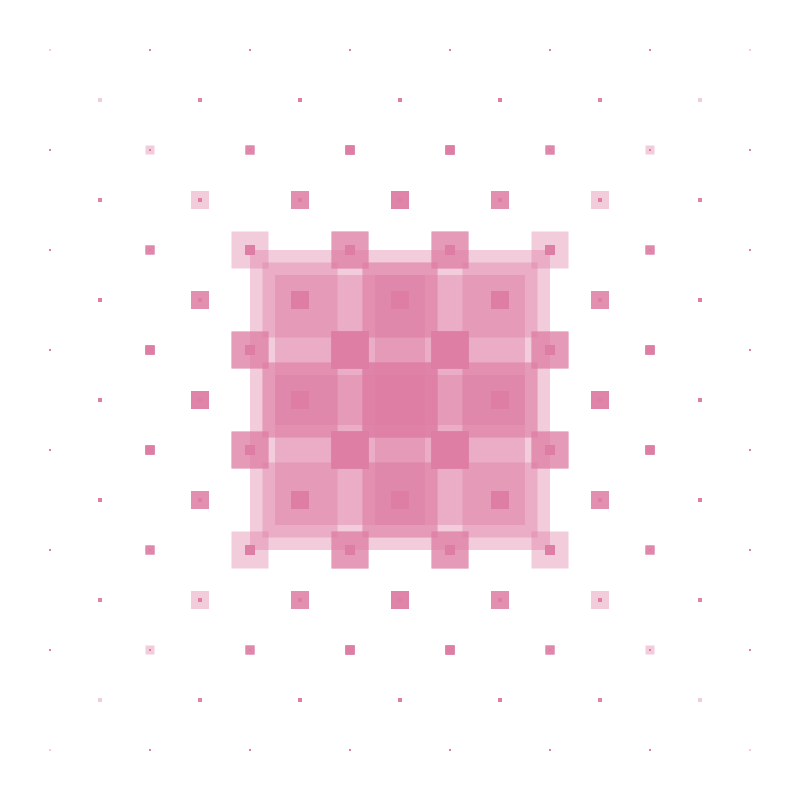
Frame 1 (no input)
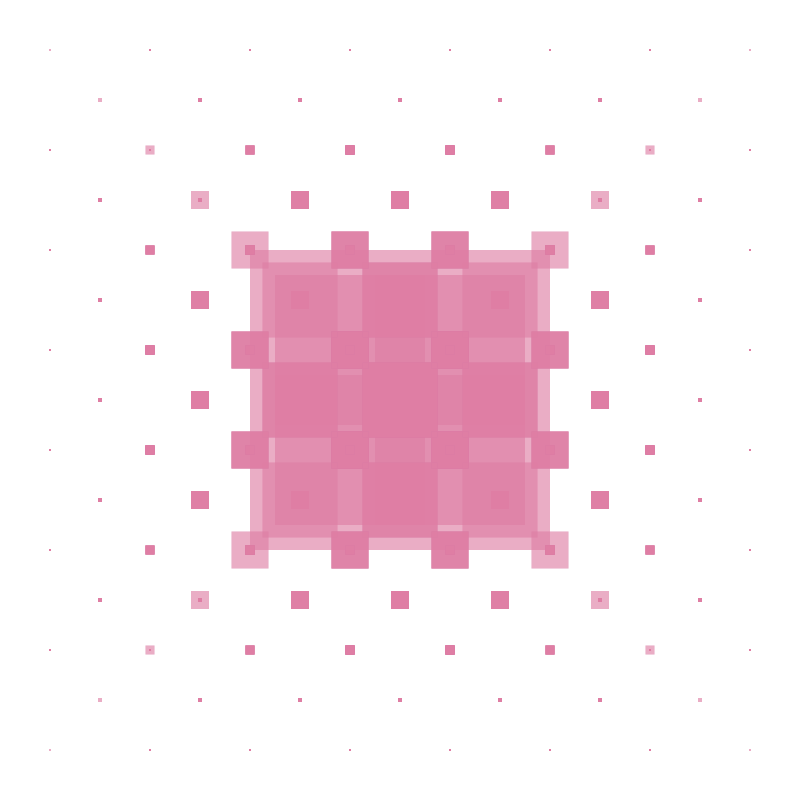
Frame 2 (the mouse pressed at the canvas centre, redrawn once)

The Processing sketch that drew these frames (run headless with seeded random() and noise(); the mouse was pressed at the canvas centre and the sketch redrawn once):

// Processing sketch: processing_164873
// ── processing_164873.pde

int n=8;

void setup(){
 size(800,800);
 background(255);
 noStroke();
 smooth();
 noLoop();
}
void draw(){
  drawSquare(400,400,300,8);
}
void drawSquare(int x,int y,int line, int num){
  float tt=126*num/4.0;
  fill(#dd7ca3,100);
  rectMode(CENTER);
  rect(x,y,line,line);
  if(num>1){
    num=num-1;
    drawSquare(x+50,y+50,line/2,num);
    drawSquare(x+50,y-50,line/2,num);
    drawSquare(x-50,y+50,line/2,num);
    drawSquare(x-50,y-50,line/2,num);

  }
}
